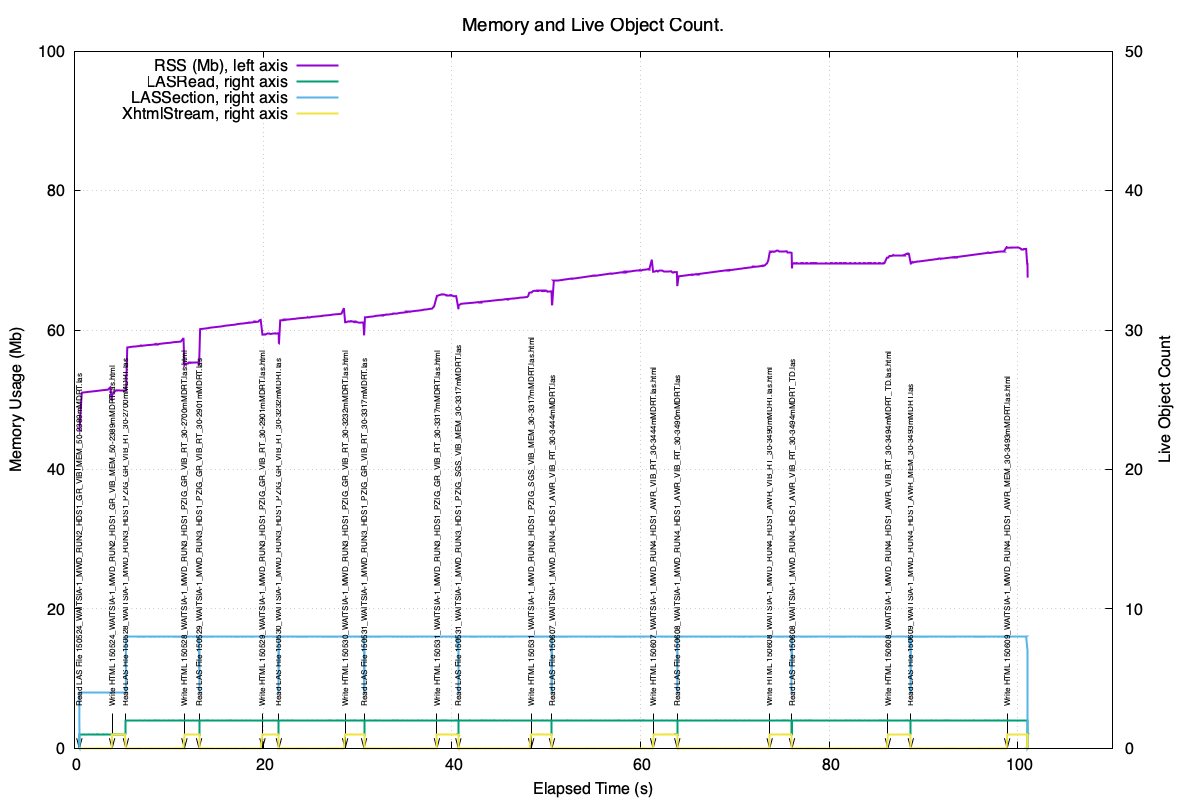

Generate this figure with gnuplot:

set grid

set title "Memory and Live Object Count." font ",14"
set xlabel "Elapsed Time (s)"
# set mxtics 5
# set xrange [0:3000]
set xrange [0:110]
# set xtics
# set format x ""

#set logscale y
set ylabel "Memory Usage (Mb)"
set yrange [0:100]
# set ytics 20
# set mytics 2
# set ytics 8,35,3

#set logscale y2
set y2label "Live Object Count"
# set y2range [0:200]
set y2range [0:50]
set y2tics

set pointsize 1
set datafile separator whitespace#"	"
set datafile missing "NaN"

set terminal pngcairo size 1200,800 # choose the file format
set output "20260606_105231_0_23826_O_0_PY3.13.13.log.png" # choose the output device

# set key off

set arrow from 0.529741,5.0 to 0.529741,0 lt -1 lw 1
set label "Read LAS File 150524_WAITSIA-1_MWD_RUN2_HDS1_GR_VIB_MEM_50-2389mMDRT.las" at 0.529741,6.0 left font ",6" rotate by 90 noenhanced front
set arrow from 4.000474,5.0 to 4.000474,0 lt -1 lw 1
set label "Write HTML 150524_WAITSIA-1_MWD_RUN2_HDS1_GR_VIB_MEM_50-2389mMDRT.las.html" at 4.000474,6.0 left font ",6" rotate by 90 noenhanced front
set arrow from 5.460203,5.0 to 5.460203,0 lt -1 lw 1
set label "Read LAS File 150528_WAITSIA-1_MWD_RUN3_HDS1_PZIG_GR_VIB_RT_30-2700mMDRT.las" at 5.460203,6.0 left font ",6" rotate by 90 noenhanced front
set arrow from 11.662234,5.0 to 11.662234,0 lt -1 lw 1
set label "Write HTML 150528_WAITSIA-1_MWD_RUN3_HDS1_PZIG_GR_VIB_RT_30-2700mMDRT.las.html" at 11.662234,6.0 left font ",6" rotate by 90 noenhanced front
set arrow from 13.215994,5.0 to 13.215994,0 lt -1 lw 1
set label "Read LAS File 150529_WAITSIA-1_MWD_RUN3_HDS1_PZIG_GR_VIB_RT_30-2901mMDRT.las" at 13.215994,6.0 left font ",6" rotate by 90 noenhanced front
set arrow from 19.9342,5.0 to 19.9342,0 lt -1 lw 1
set label "Write HTML 150529_WAITSIA-1_MWD_RUN3_HDS1_PZIG_GR_VIB_RT_30-2901mMDRT.las.html" at 19.9342,6.0 left font ",6" rotate by 90 noenhanced front
set arrow from 21.674601,5.0 to 21.674601,0 lt -1 lw 1
set label "Read LAS File 150530_WAITSIA-1_MWD_RUN3_HDS1_PZIG_GR_VIB_RT_30-3232mMDRT.las" at 21.674601,6.0 left font ",6" rotate by 90 noenhanced front
set arrow from 28.696487,5.0 to 28.696487,0 lt -1 lw 1
set label "Write HTML 150530_WAITSIA-1_MWD_RUN3_HDS1_PZIG_GR_VIB_RT_30-3232mMDRT.las.html" at 28.696487,6.0 left font ",6" rotate by 90 noenhanced front
set arrow from 30.701652,5.0 to 30.701652,0 lt -1 lw 1
set label "Read LAS File 150531_WAITSIA-1_MWD_RUN3_HDS1_PZIG_GR_VIB_RT_30-3317mMDRT.las" at 30.701652,6.0 left font ",6" rotate by 90 noenhanced front
set arrow from 38.42309,5.0 to 38.42309,0 lt -1 lw 1
set label "Write HTML 150531_WAITSIA-1_MWD_RUN3_HDS1_PZIG_GR_VIB_RT_30-3317mMDRT.las.html" at 38.42309,6.0 left font ",6" rotate by 90 noenhanced front
set arrow from 40.696801,5.0 to 40.696801,0 lt -1 lw 1
set label "Read LAS File 150531_WAITSIA-1_MWD_RUN3_HDS1_PZIG_SGS_VIB_MEM_30-3317mMDRT.las" at 40.696801,6.0 left font ",6" rotate by 90 noenhanced front
set arrow from 48.407193,5.0 to 48.407193,0 lt -1 lw 1
set label "Write HTML 150531_WAITSIA-1_MWD_RUN3_HDS1_PZIG_SGS_VIB_MEM_30-3317mMDRT.las.html" at 48.407193,6.0 left font ",6" rotate by 90 noenhanced front
set arrow from 50.616646,5.0 to 50.616646,0 lt -1 lw 1
set label "Read LAS File 150607_WAITSIA-1_MWD_RUN4_HDS1_AWR_VIB_RT_30-3444mMDRT.las" at 50.616646,6.0 left font ",6" rotate by 90 noenhanced front
set arrow from 61.338626,5.0 to 61.338626,0 lt -1 lw 1
set label "Write HTML 150607_WAITSIA-1_MWD_RUN4_HDS1_AWR_VIB_RT_30-3444mMDRT.las.html" at 61.338626,6.0 left font ",6" rotate by 90 noenhanced front
set arrow from 63.89685,5.0 to 63.89685,0 lt -1 lw 1
set label "Read LAS File 150608_WAITSIA-1_MWD_RUN4_HDS1_AWR_VIB_RT_30-3490mMDRT.las" at 63.89685,6.0 left font ",6" rotate by 90 noenhanced front
set arrow from 73.689619,5.0 to 73.689619,0 lt -1 lw 1
set label "Write HTML 150608_WAITSIA-1_MWD_RUN4_HDS1_AWR_VIB_RT_30-3490mMDRT.las.html" at 73.689619,6.0 left font ",6" rotate by 90 noenhanced front
set arrow from 76.053207,5.0 to 76.053207,0 lt -1 lw 1
set label "Read LAS File 150608_WAITSIA-1_MWD_RUN4_HDS1_AWR_VIB_RT_30-3494mMDRT_TD.las" at 76.053207,6.0 left font ",6" rotate by 90 noenhanced front
set arrow from 86.219008,5.0 to 86.219008,0 lt -1 lw 1
set label "Write HTML 150608_WAITSIA-1_MWD_RUN4_HDS1_AWR_VIB_RT_30-3494mMDRT_TD.las.html" at 86.219008,6.0 left font ",6" rotate by 90 noenhanced front
set arrow from 88.645984,5.0 to 88.645984,0 lt -1 lw 1
set label "Read LAS File 150609_WAITSIA-1_MWD_RUN4_HDS1_AWR_MEM_30-3493mMDRT.las" at 88.645984,6.0 left font ",6" rotate by 90 noenhanced front
set arrow from 98.858174,5.0 to 98.858174,0 lt -1 lw 1
set label "Write HTML 150609_WAITSIA-1_MWD_RUN4_HDS1_AWR_MEM_30-3493mMDRT.las.html" at 98.858174,6.0 left font ",6" rotate by 90 noenhanced front

#set key title "Window Length"
#  lw 2 pointsize 2

set key left

plot "20260606_105231_0_23826_O_0_PY3.13.13.log.dat" using 1:($6 / 1024**2) axes x1y1 title "RSS (Mb), left axis" with lines lt 1 lw 2, \
"20260606_105231_0_23826_O_0_PY3.13.13.log.dat" using 1:2 axes x1y2 title "LASRead, right axis" with lines lt 2 lw 2, \
"20260606_105231_0_23826_O_0_PY3.13.13.log.dat" using 1:3 axes x1y2 title "LASSection, right axis" with lines lt 3 lw 2, \
"20260606_105231_0_23826_O_0_PY3.13.13.log.dat" using 1:5 axes x1y2 title "XhtmlStream, right axis" with lines lt 5 lw 2

reset
